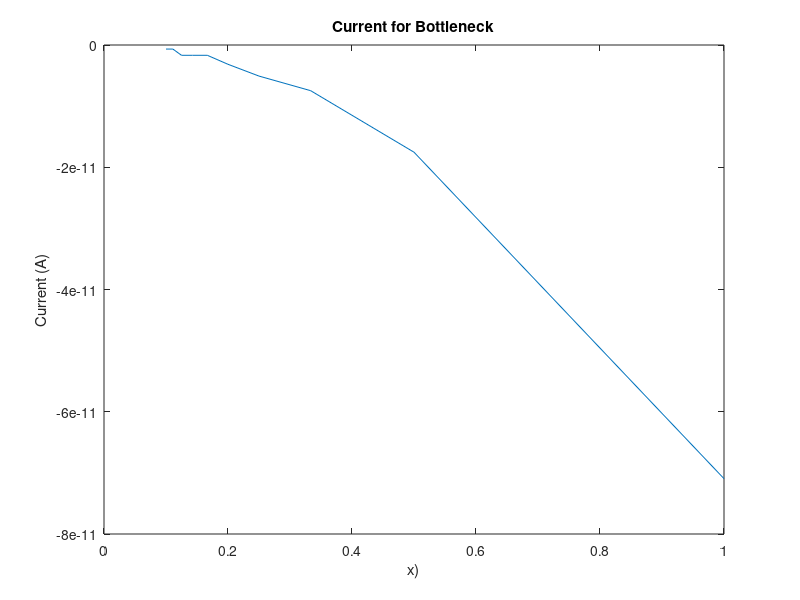

MATLAB code to generate this figure:
%Miranda Heredia
%
%% Question 2 - Part C
%Miranda Heredia
% 100996160
% In this part the current flow is calculated for different sizes of the
% bottleneck

Length=150;
Width=(2/3)*Length;
I = zeros(1,10);
sigmaMap = zeros(Length,Width);

for bottleneck =1:10
    
    bottle=bottleneck;
    
    

    G=sparse(Length*Width,Length*Width);
    F=zeros(Length*Width,1);

    sigOut= 1;
    sigIn= 1e-2;
    
    % Using method from part A because I wasnt able to get Box[] method to
    % work for narrowing  bottleneck
    
    %setting bottleneck dimensions
    midX = Length/2;
    midY = Width/2;
  
    boxW = Width*2/3;
    spaceW = Width - boxW;
    boxL = Length/4;
    boxW = spaceW/bottle; 
    
    leftBC = midX - boxL/2;
    rightBC = midX + boxL/2;
    topBC = midY + boxW/2;
    bottomBC = midY - boxW/2;

    %Populating G matrix and sigma matrix

    for x=1:Length
        for y=1:Width
            n=y+(x-1)*Width; %Current Position 
            
            nxm = y+(x-2)*Width; 
            nxp = y+(x)*Width;
            nym = (y-1)+(x-1)*Width;
            nyp = (y+1)+(x-1)*Width;   
              if x == 1
                G(n,n) = 1;
                F(n) = 1;
                sigmaMap(x,y) = sigOut;
            elseif x == Length
                G(n,n) = 1;
                F(n) = 0;
                sigmaMap(x,y) = sigOut;
            elseif (y == Width)
                G(n,n) = -3;
                if(x>leftBC && x<rightBC)
                    G(n,nxm) = sigIn;
                    G(n,nxp) = sigIn;
                    G(n,nym) = sigIn;
                    sigmaMap(x,y) = sigIn;
                else
                    G(n,nxm) = sigOut;
                    G(n,nxp) = sigOut;
                    G(n,nym) = sigOut;
                    sigmaMap(x,y) = sigOut;
                end
            elseif (y == 1)
                G(n,n) = -3;
                if(x>leftBC && x<rightBC)
                    G(n,nxm) = sigIn;
                    G(n,nxp) = sigIn;
                    G(n,nyp) = sigIn;
                    sigmaMap(x,y) = sigIn;
                else
                    G(n,nxm) = sigOut;
                    G(n,nxp) = sigOut;
                    G(n,nyp) = sigOut;
                    sigmaMap(x,y) = sigOut;
                end
            else
                G(n,n) = -4;
                if( (y>topBC || y<bottomBC) && x>leftBC && x<rightBC)
                    G(n,nxp) = sigIn;
                    G(n,nxm) = sigIn;
                    G(n,nyp) = sigIn;
                    G(n,nym) = sigIn;
                    sigmaMap(x,y) = sigIn;
                else
                    G(n,nxp) = sigOut;
                    G(n,nxm) = sigOut;
                    G(n,nyp) = sigOut;
                    G(n,nym) = sigOut;
                    sigmaMap(x,y) = sigOut;
                end
            end
        end
    end

    SolV = G\F;
    SolVmatrix=zeros(Length,Width);

    for x=1:Length
        for y=1:Width
            n=y+(x-1)*Width;
            SolVmatrix(x,y)= SolV(n);
        end
    end

    [Ey,Ex] = gradient(SolVmatrix);
    E = gradient(SolVmatrix);
    J = sigmaMap.* E;

    area = Length*Width;
    I(bottleneck)= (sum(sum(J))/(Length*Width))/area; 
end

x = 1./linspace(1,10,10);

%Plot current vs narrowing of bottleneck
% As bottleneck is narrowed, the current decreases
figure(1)
plot(x,I);
title('Current for Bottleneck')
xlabel('x)')
ylabel('Current (A)')